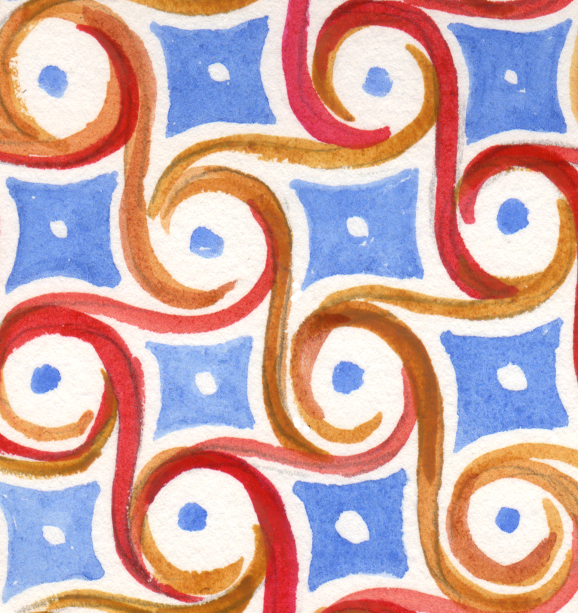
#> input picture assets/Oracle token Swirl.tiff, 1156 x 1225 px, given in place of domino.png, which was not available (shown at 1/2 size)
$ python -i tokens.py   (imports and definitions only)
#> lines starting #> are read from the running program, lines starting #| are printed output that depends on the picture; pictures that were not available may be replaced by others from this repository, and a replacement may not be noted
import PIL
import os
import pathlib
import stormy.utils as utils

SAVE_PATH = "output/tokens"


# [15 lines left out: function compile_all, not called in this run]


def helens():
    # 1" by 2" tiles ie 300 by 600 pixels
    domino = PIL.Image.open("assets/game_crafter/domino.png")
#> domino is the input picture: PIL image 1156x1225 RGBA; mean R, G, B, A 203.4, 169.3, 168.8, 255
    helen_path = "assets/helens"
    output_dir = f"{SAVE_PATH}/helens"
    pathlib.Path(output_dir).mkdir(exist_ok=True)
    bg = PIL.Image.new("CMYK", (300, 600), 1)

    scale = 0.8
    # Get the first helen asset as an example
    helen_files = list(pathlib.Path(helen_path).glob("*.tiff"))
    if helen_files:
        for helen in helen_files:
            try:
                local_domino = domino.copy()
                local = bg.copy()

                fg = PIL.Image.open(helen)
                fg = fg.crop((200, 0, fg.width - 200, fg.height))
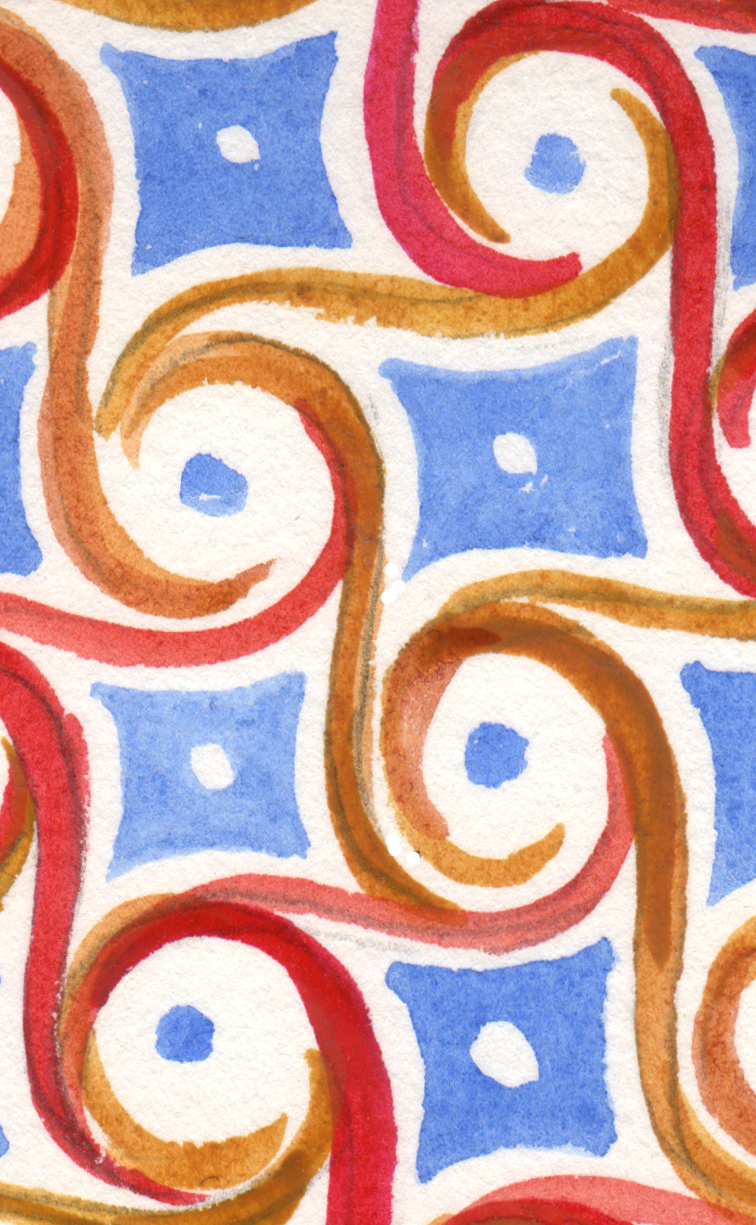
#> fg: PIL image 756x1225 RGBA; mean R, G, B, A 205.2, 165.3, 162.4, 255
                fg.thumbnail((bg.width * scale, bg.height * scale))
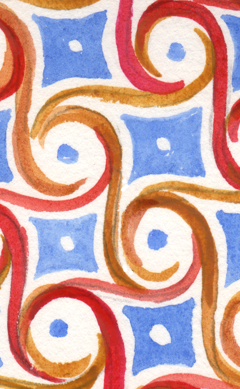
#> fg: PIL image 240x389 RGBA; mean R, G, B, A 205.2, 165.3, 162.4, 255

                local.paste(fg, ((bg.width - fg.width) // 2,
                            (bg.height - fg.height) // 2))
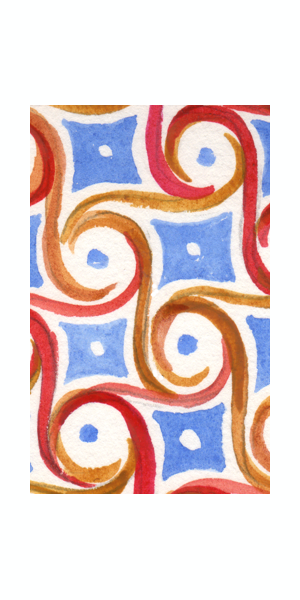
#> local: PIL image 300x600 CMYK; mean R, G, B 228.7, 208.5, 206.9

                name = f"{output_dir}/{helen.stem}.png"
                local.resize((300, 600))
                local_domino.paste(local, ((domino.width - local.width) //
                                           2, (domino.height - local.height)
                                           // 2))
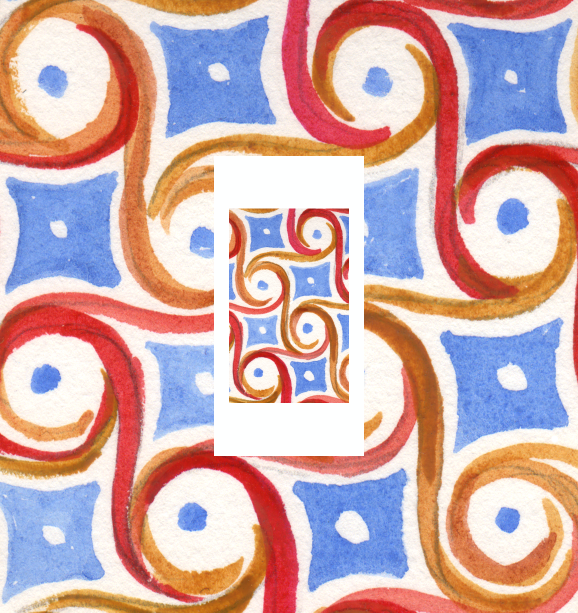
#> local_domino: PIL image 1156x1225 RGBA (shown at 1/2 size); mean R, G, B, A 206.1, 172.8, 173.1, 255
                local_domino.convert("RGBA")
                local_domino.save(name)
            except ():
                print("failed to open helen" + helen)

    return "Helens"


# [58 lines left out: functions storms, circle, square, not called in this run]

>>> result = helens()
